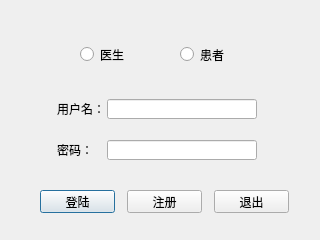
<?xml version="1.0" encoding="UTF-8"?>
<ui version="4.0">
 <class>LoginView</class>
 <widget class="QDialog" name="LoginView">
  <property name="geometry">
   <rect>
    <x>0</x>
    <y>0</y>
    <width>320</width>
    <height>240</height>
   </rect>
  </property>
  <property name="windowTitle">
   <string>Dialog</string>
  </property>
  <widget class="QPushButton" name="LoginButton">
   <property name="geometry">
    <rect>
     <x>40</x>
     <y>190</y>
     <width>75</width>
     <height>23</height>
    </rect>
   </property>
   <property name="text">
    <string>登陆</string>
   </property>
  </widget>
  <widget class="QPushButton" name="Quitbutton">
   <property name="geometry">
    <rect>
     <x>214</x>
     <y>190</y>
     <width>75</width>
     <height>23</height>
    </rect>
   </property>
   <property name="text">
    <string>退出</string>
   </property>
  </widget>
  <widget class="QRadioButton" name="DoctorButton">
   <property name="geometry">
    <rect>
     <x>80</x>
     <y>39</y>
     <width>51</width>
     <height>31</height>
    </rect>
   </property>
   <property name="text">
    <string>医生</string>
   </property>
  </widget>
  <widget class="QRadioButton" name="PatientButton">
   <property name="geometry">
    <rect>
     <x>180</x>
     <y>39</y>
     <width>51</width>
     <height>31</height>
    </rect>
   </property>
   <property name="text">
    <string>患者</string>
   </property>
  </widget>
  <widget class="QLabel" name="label">
   <property name="geometry">
    <rect>
     <x>57</x>
     <y>99</y>
     <width>50</width>
     <height>20</height>
    </rect>
   </property>
   <property name="text">
    <string>用户名：</string>
   </property>
  </widget>
  <widget class="QLineEdit" name="username">
   <property name="geometry">
    <rect>
     <x>107</x>
     <y>99</y>
     <width>150</width>
     <height>20</height>
    </rect>
   </property>
  </widget>
  <widget class="QLineEdit" name="password">
   <property name="geometry">
    <rect>
     <x>107</x>
     <y>140</y>
     <width>150</width>
     <height>20</height>
    </rect>
   </property>
   <property name="echoMode">
    <enum>QLineEdit::Password</enum>
   </property>
  </widget>
  <widget class="QLabel" name="label_2">
   <property name="geometry">
    <rect>
     <x>57</x>
     <y>140</y>
     <width>50</width>
     <height>20</height>
    </rect>
   </property>
   <property name="text">
    <string>密码：</string>
   </property>
  </widget>
  <widget class="QPushButton" name="RegisterButton">
   <property name="geometry">
    <rect>
     <x>127</x>
     <y>190</y>
     <width>75</width>
     <height>23</height>
    </rect>
   </property>
   <property name="text">
    <string>注册</string>
   </property>
  </widget>
 </widget>
 <tabstops>
  <tabstop>DoctorButton</tabstop>
  <tabstop>PatientButton</tabstop>
  <tabstop>username</tabstop>
  <tabstop>password</tabstop>
  <tabstop>LoginButton</tabstop>
  <tabstop>RegisterButton</tabstop>
  <tabstop>Quitbutton</tabstop>
 </tabstops>
 <resources/>
 <connections/>
</ui>
